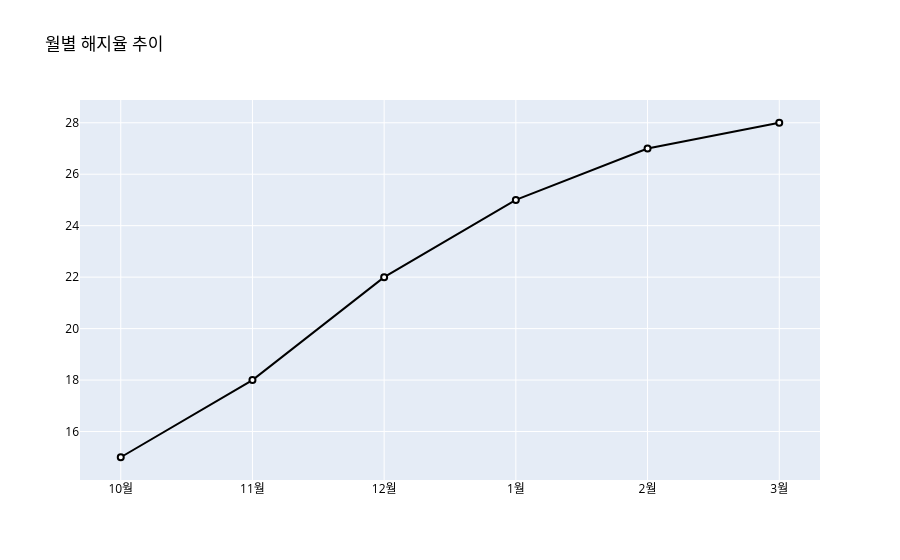
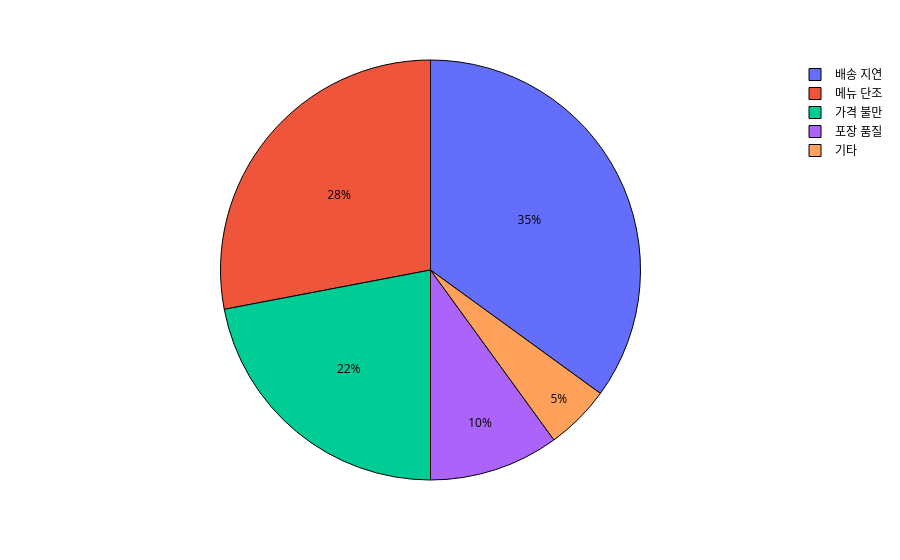

The notebook cell saved with these charts, in order:
### Markdown cell above
---

## 과제 2. 6단계 기획 프로세스 적용 (8점)

```
1. 문제 정의  →  2. 원인 분석  →  3. 대안 개발
→  4. 의사결정  →  5. 실행  →  6. 학습
```

### 요구사항

1. **(3점)** 제공된 데이터를 시각화하세요:
   - (a) 월별 해지율 추이 라인 차트
   - (b) 불만 유형 비율 파이 차트

2. **(5점)** 6단계 프로세스 중 **1~4단계**를 아래 양식에 작성하세요:
   - 1단계(문제 정의): 핵심 문제를 1~2문장으로
   - 2단계(원인 분석): 데이터에서 확인되는 원인 2개
   - 3단계(대안 개발): 해결 대안 3개
   - 4단계(의사결정): 가장 효과적인 대안 1개 선택 + 이유

### Code cell
# ✏️ 과제 2-1: 시각화
# (a) 월별 해지율 라인 차트
import plotly.graph_objects as go

fig = go.Figure()

fig.add_trace(go.Scatter(
    x=monthly['월'],
    y=monthly['해지율_pct'],
    mode='lines+markers',
    line=dict(color='black'),
    marker=dict(
        color='white',
        line=dict(color='black', width=2)
    )
))

fig.update_layout(
    title='월별 해지율 추이',
    font=dict(color='black')
)

fig.show()
# (b) 불만 유형 파이 차트
import plotly.express as px

fig = px.pie(
    complaint,
    names='불만유형',
    values='비율_pct',
)

fig.update_traces(
    textfont=dict(color='black'),
    marker=dict(line=dict(color='black', width=1))
)

fig.update_layout(
    font=dict(color='black')
)

fig.show()

### Figure 1 — Plotly figure (JSON) as saved in the notebook; plotly's stock layout.template omitted (floating-point values rounded to 4 significant figures)
{"data": [{"line": {"color": "black"}, "marker": {"color": "white", "line": {"color": "black", "width": 2}}, "mode": "lines+markers", "type": "scatter", "x": ["10월", "11월", "12월", "1월", "2월", "3월"], "y": [15, 18, 22, 25, 27, 28]}], "layout": {"font": {"color": "black"}, "title": {"text": "월별 해지율 추이"}}}

### Figure 2 — Plotly figure (JSON) as saved in the notebook; plotly's stock layout.template omitted (floating-point values rounded to 4 significant figures)
{"data": [{"domain": {"x": [0.0, 1.0], "y": [0.0, 1.0]}, "hovertemplate": "불만유형=%{label}<br>비율_pct=%{value}<extra></extra>", "labels": ["배송 지연", "메뉴 단조", "가격 불만", "포장 품질", "기타"], "legendgroup": "", "marker": {"line": {"color": "black", "width": 1}}, "name": "", "showlegend": true, "textfont": {"color": "black"}, "type": "pie", "values": [35, 28, 22, 10, 5]}], "layout": {"font": {"color": "black"}, "legend": {"tracegroupgap": 0}, "margin": {"t": 60}}}
